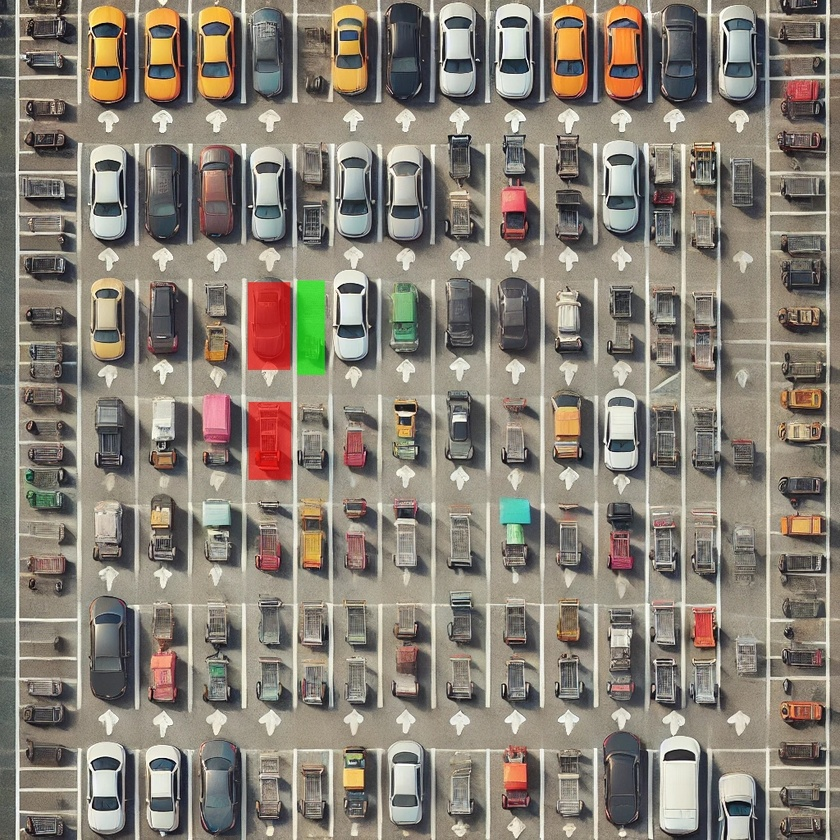
#> input picture data/sample_need_for_ml.jpg, 840 x 840 px, shrunk from 1024 x 1024 before the run
$ python -i by_pixel.py   (imports and definitions only)
#> lines starting #> are read from the running program, lines starting #| are printed output that depends on the picture; after the words box and inside, x2 and y2 are one past the last pixel; in counts of white or black regions, pixels touching at a corner belong together
#> further down, picture is the input picture: shape (840, 840, 3); mean B, G, R 117.5, 128.8, 136.4
import cv2
import numpy as np
from shared_utils.img_preprocess import frames_generator


def count_lot_pixel(lot_frame, _debug: bool = False) -> dict[str, int | np.ndarray]:
    """
    Process an image frame to count the number of non-zero pixels in a parking lot area.

    This function converts the input image to grayscale, applies Gaussian blur,
    adaptive thresholding, and median blur to isolate the relevant features.
    Finally, it dilates the image and counts the number of non-zero (white) pixels,
    which represent areas of interest (e.g., occupied parking spaces).

    Args:
        lot_frame (numpy.ndarray): The input image frame in BGR format representing the parking lot.

    Returns:
        dict: A dictionary with the non-zero pixel count and optionally the processed image frame.

    Raises:
        cv2.error: If there is an issue during image processing (e.g., incorrect format).
    """
#> called with _debug = False
    input_frame = np.array(lot_frame)
    input_frame = cv2.cvtColor(input_frame, cv2.COLOR_BGR2GRAY)
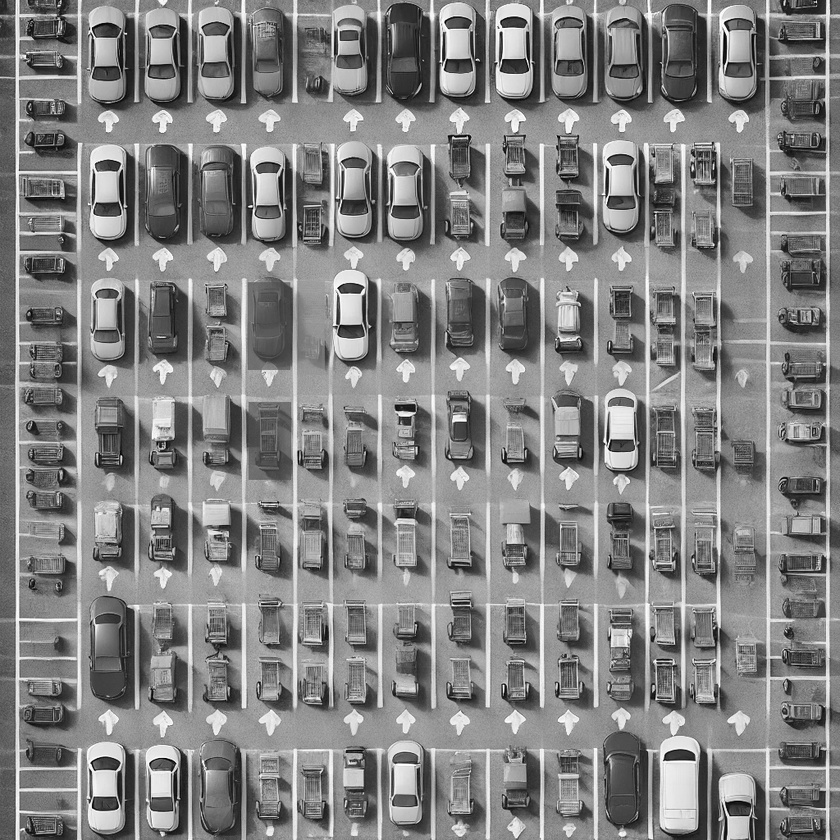
#> input_frame: shape (840, 840); min 0, max 255, mean 129.8

    ksize = 3
    imgBlur_ksize = (ksize, ksize)
    imgBlur_sigmaX = 1
    input_frame = cv2.GaussianBlur(input_frame, imgBlur_ksize, imgBlur_sigmaX)

    block_size = 25
    constant = 16
    input_frame = cv2.adaptiveThreshold(
        input_frame,
        255,
        cv2.ADAPTIVE_THRESH_GAUSSIAN_C,
        cv2.THRESH_BINARY_INV,
        block_size,
        constant,
    )
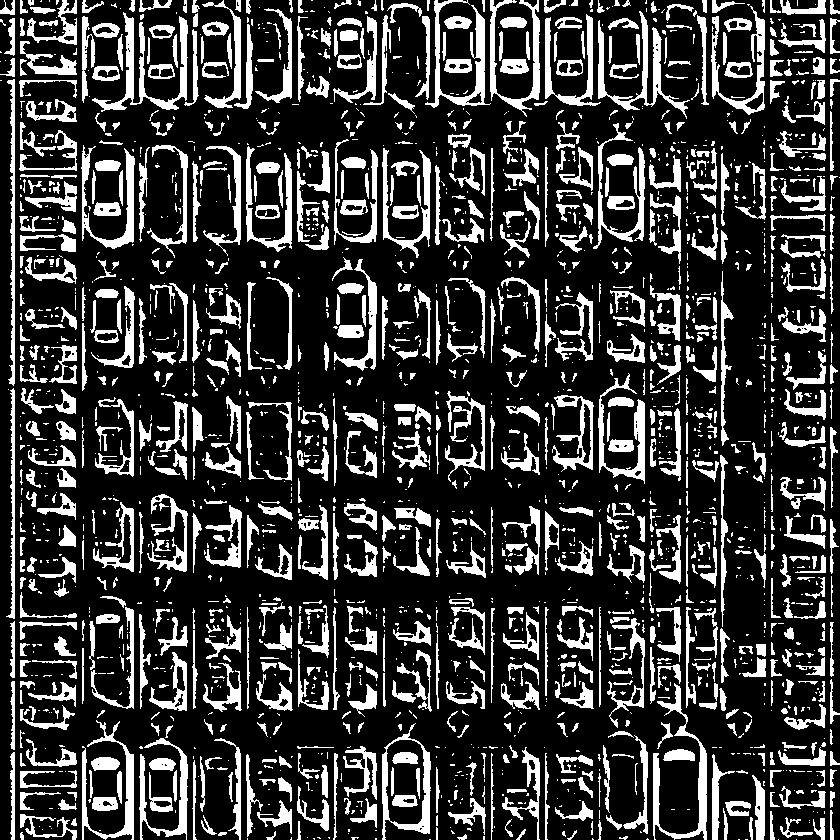
#> input_frame: shape (840, 840); 22.3% white; 2230 white regions (1328 under 20 px), largest, box (x1, y1, x2, y2) and area: (92, 12, 188, 112) 2057, (598, 11, 690, 119) 1822, (653, 683, 707, 840) 1790

    kernel_size = 5
    input_frame = cv2.medianBlur(input_frame, kernel_size)
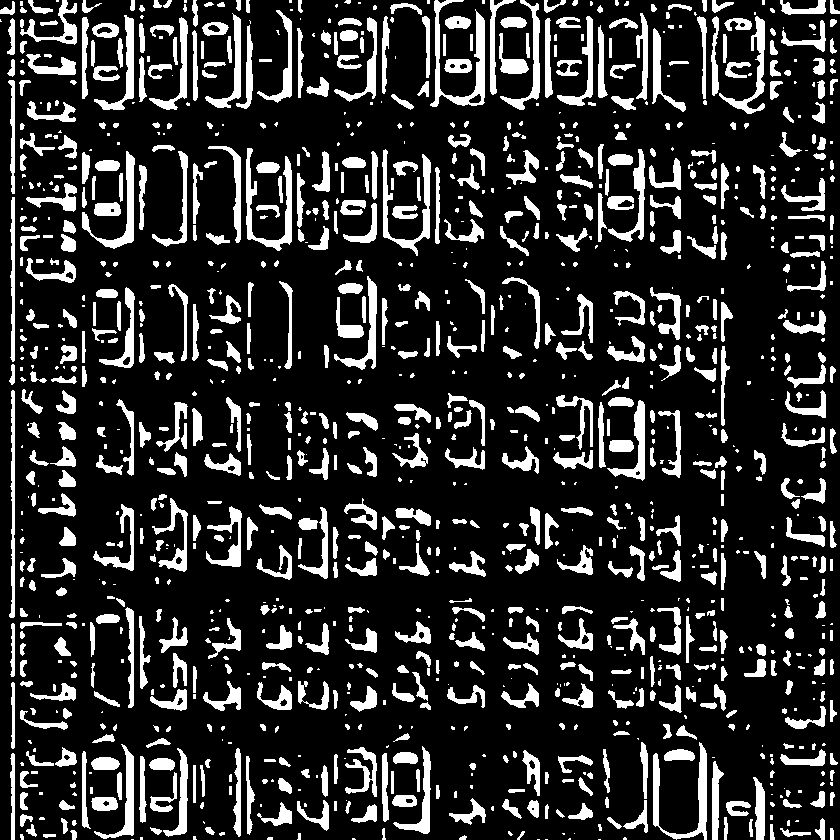
#> input_frame: shape (840, 840); 18.1% white; 1271 white regions (452 under 20 px), largest, box (x1, y1, x2, y2) and area: (430, 0, 485, 107) 1598, (653, 742, 707, 840) 1345, (246, 148, 292, 251) 1287

    kernel = np.ones((3, 3), np.uint8)
    input_frame = cv2.dilate(input_frame, kernel, iterations=1)
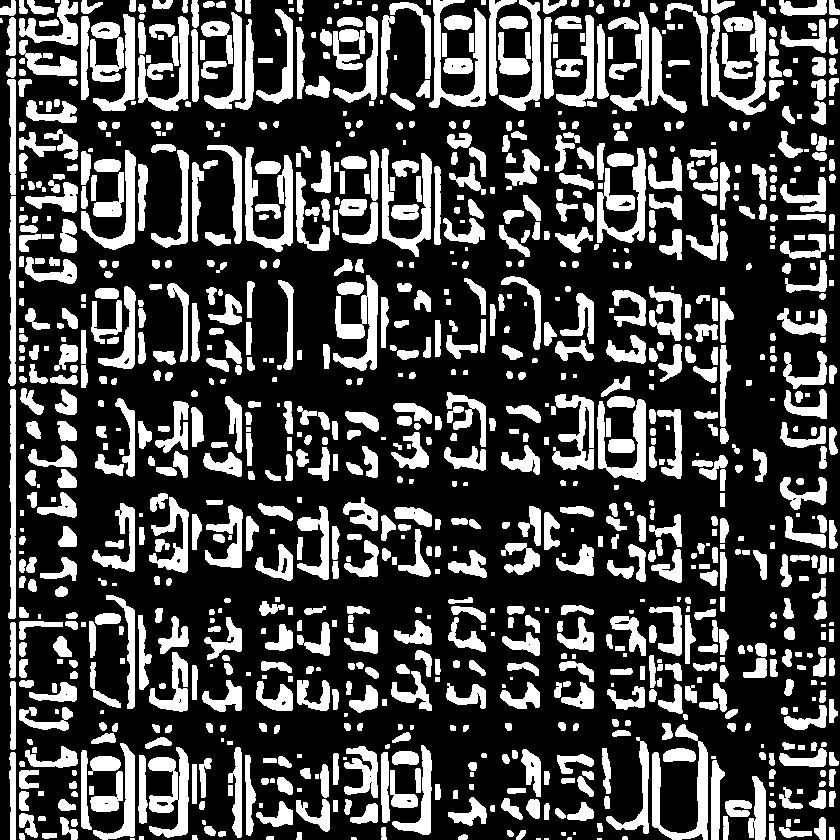
#> input_frame: shape (840, 840); 28.8% white; 1063 white regions (93 under 20 px), largest, box (x1, y1, x2, y2) and area: (429, 0, 486, 108) 2222, (652, 724, 708, 840) 2025, (597, 148, 646, 243) 2010

    result = {"non_zero_pixel_count": cv2.countNonZero(input_frame)}
#> result = {'non_zero_pixel_count': 203136}

    if _debug:
        result["processed_frame"] = input_frame

    return result


# [57 lines left out: functions predict_by_pixel_count, test_count_lot_pixel, not called in this run]

>>> import cv2
>>> picture = cv2.imread('../../../data/sample_need_for_ml.jpg')
>>> result = count_lot_pixel(picture)
#> result = {'non_zero_pixel_count': 203136}
